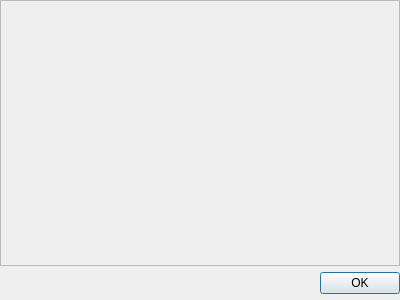
<?xml version="1.0" encoding="UTF-8"?>
<ui version="4.0">
 <class>ScreenshotDialog</class>
 <widget class="QDialog" name="ScreenshotDialog">
  <property name="geometry">
   <rect>
    <x>0</x>
    <y>0</y>
    <width>400</width>
    <height>300</height>
   </rect>
  </property>
  <property name="windowTitle">
   <string/>
  </property>
  <layout class="QVBoxLayout" name="verticalLayout">
   <property name="spacing">
    <number>6</number>
   </property>
   <property name="leftMargin">
    <number>0</number>
   </property>
   <property name="topMargin">
    <number>0</number>
   </property>
   <property name="rightMargin">
    <number>0</number>
   </property>
   <property name="bottomMargin">
    <number>6</number>
   </property>
   <item>
    <widget class="QScrollArea" name="scrollArea">
     <property name="widgetResizable">
      <bool>true</bool>
     </property>
     <widget class="QWidget" name="scrollAreaWidgetContents">
      <property name="geometry">
       <rect>
        <x>0</x>
        <y>0</y>
        <width>398</width>
        <height>262</height>
       </rect>
      </property>
      <layout class="QGridLayout" name="gridLayout">
       <property name="leftMargin">
        <number>0</number>
       </property>
       <property name="topMargin">
        <number>0</number>
       </property>
       <property name="rightMargin">
        <number>0</number>
       </property>
       <property name="bottomMargin">
        <number>0</number>
       </property>
       <property name="spacing">
        <number>0</number>
       </property>
       <item row="0" column="0">
        <widget class="QLabel" name="lblScreenshot">
         <property name="text">
          <string/>
         </property>
        </widget>
       </item>
      </layout>
     </widget>
    </widget>
   </item>
   <item>
    <widget class="QDialogButtonBox" name="buttonBox">
     <property name="orientation">
      <enum>Qt::Horizontal</enum>
     </property>
     <property name="standardButtons">
      <set>QDialogButtonBox::Ok</set>
     </property>
    </widget>
   </item>
  </layout>
 </widget>
 <resources/>
 <connections>
  <connection>
   <sender>buttonBox</sender>
   <signal>accepted()</signal>
   <receiver>ScreenshotDialog</receiver>
   <slot>accept()</slot>
   <hints>
    <hint type="sourcelabel">
     <x>248</x>
     <y>254</y>
    </hint>
    <hint type="destinationlabel">
     <x>157</x>
     <y>274</y>
    </hint>
   </hints>
  </connection>
  <connection>
   <sender>buttonBox</sender>
   <signal>rejected()</signal>
   <receiver>ScreenshotDialog</receiver>
   <slot>reject()</slot>
   <hints>
    <hint type="sourcelabel">
     <x>316</x>
     <y>260</y>
    </hint>
    <hint type="destinationlabel">
     <x>286</x>
     <y>274</y>
    </hint>
   </hints>
  </connection>
 </connections>
</ui>
